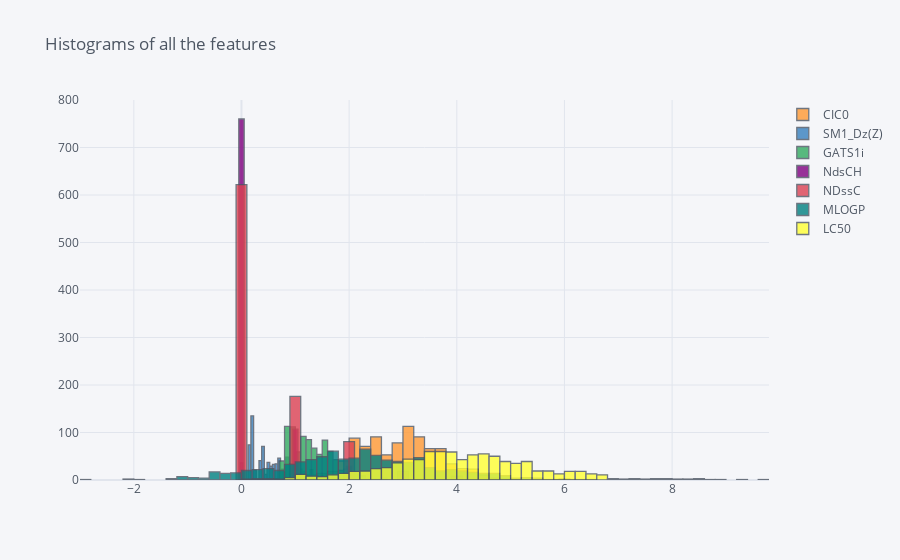

The cell this chart's notebook holds for it:
### Markdown cell above
### Most of the histograms of the features appear to be normally distributed. 
Select a histogram to focus by clicking on the legend items.
* Some items to note
    - NdsCH and NdsCH (atom type counts) are categorical variables that have a skew with a lot of zero values.

### Code cell
df.iplot(kind='hist', bins=50, title='Histograms of all the features')

### Figure 1 — Plotly figure (JSON) as saved in the notebook; plotly's stock layout.template omitted (floating-point values rounded to 4 significant figures; data arrays with more than 128 entries replaced by an {"elided": "..."} marker saying what was removed)
{"data": [{"histfunc": "count", "histnorm": "", "marker": {"color": "rgba(255, 153, 51, 1.0)", "line": {"color": "#4D5663", "width": 1.3}}, "name": "CIC0", "nbinsx": 50, "opacity": 0.8, "orientation": "v", "type": "histogram", "x": {"elided": "908 float values"}}, {"histfunc": "count", "histnorm": "", "marker": {"color": "rgba(55, 128, 191, 1.0)", "line": {"color": "#4D5663", "width": 1.3}}, "name": "SM1_Dz(Z)", "nbinsx": 50, "opacity": 0.8, "orientation": "v", "type": "histogram", "x": {"elided": "908 float values"}}, {"histfunc": "count", "histnorm": "", "marker": {"color": "rgba(50, 171, 96, 1.0)", "line": {"color": "#4D5663", "width": 1.3}}, "name": "GATS1i", "nbinsx": 50, "opacity": 0.8, "orientation": "v", "type": "histogram", "x": {"elided": "908 float values"}}, {"histfunc": "count", "histnorm": "", "marker": {"color": "rgba(128, 0, 128, 1.0)", "line": {"color": "#4D5663", "width": 1.3}}, "name": "NdsCH", "nbinsx": 50, "opacity": 0.8, "orientation": "v", "type": "histogram", "x": {"elided": "908 int values"}}, {"histfunc": "count", "histnorm": "", "marker": {"color": "rgba(219, 64, 82, 1.0)", "line": {"color": "#4D5663", "width": 1.3}}, "name": "NDssC", "nbinsx": 50, "opacity": 0.8, "orientation": "v", "type": "histogram", "x": {"elided": "908 int values"}}, {"histfunc": "count", "histnorm": "", "marker": {"color": "rgba(0, 128, 128, 1.0)", "line": {"color": "#4D5663", "width": 1.3}}, "name": "MLOGP", "nbinsx": 50, "opacity": 0.8, "orientation": "v", "type": "histogram", "x": {"elided": "908 float values"}}, {"histfunc": "count", "histnorm": "", "marker": {"color": "rgba(255, 255, 51, 1.0)", "line": {"color": "#4D5663", "width": 1.3}}, "name": "LC50", "nbinsx": 50, "opacity": 0.8, "orientation": "v", "type": "histogram", "x": {"elided": "908 float values"}}], "layout": {"barmode": "overlay", "legend": {"bgcolor": "#F5F6F9", "font": {"color": "#4D5663"}}, "paper_bgcolor": "#F5F6F9", "plot_bgcolor": "#F5F6F9", "title": {"font": {"color": "#4D5663"}, "text": "Histograms of all the features"}, "xaxis": {"gridcolor": "#E1E5ED", "showgrid": true, "tickfont": {"color": "#4D5663"}, "title": {"font": {"color": "#4D5663"}, "text": ""}, "zerolinecolor": "#E1E5ED"}, "yaxis": {"gridcolor": "#E1E5ED", "showgrid": true, "tickfont": {"color": "#4D5663"}, "title": {"font": {"color": "#4D5663"}, "text": ""}, "zerolinecolor": "#E1E5ED"}}}
